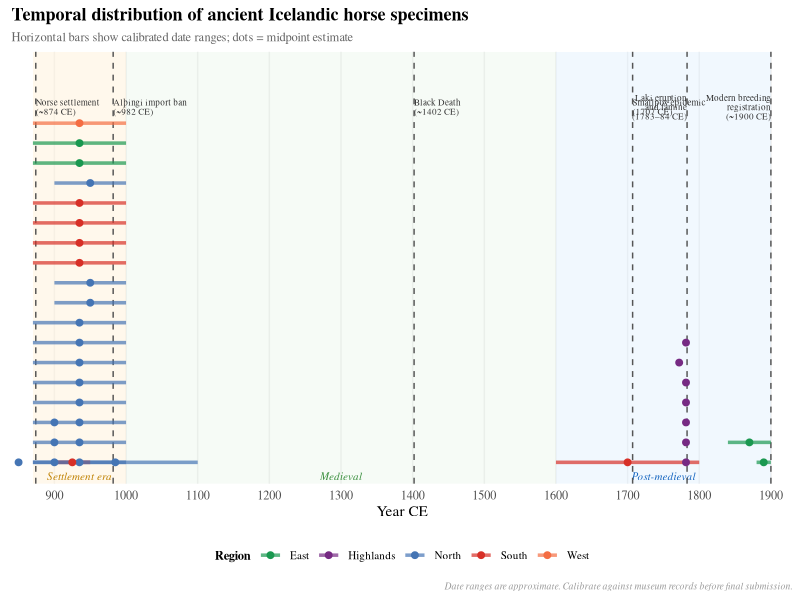
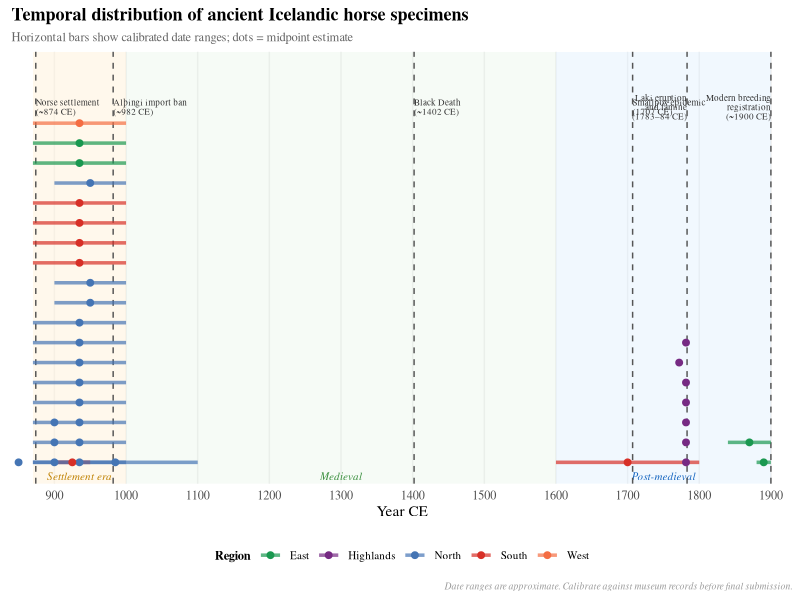
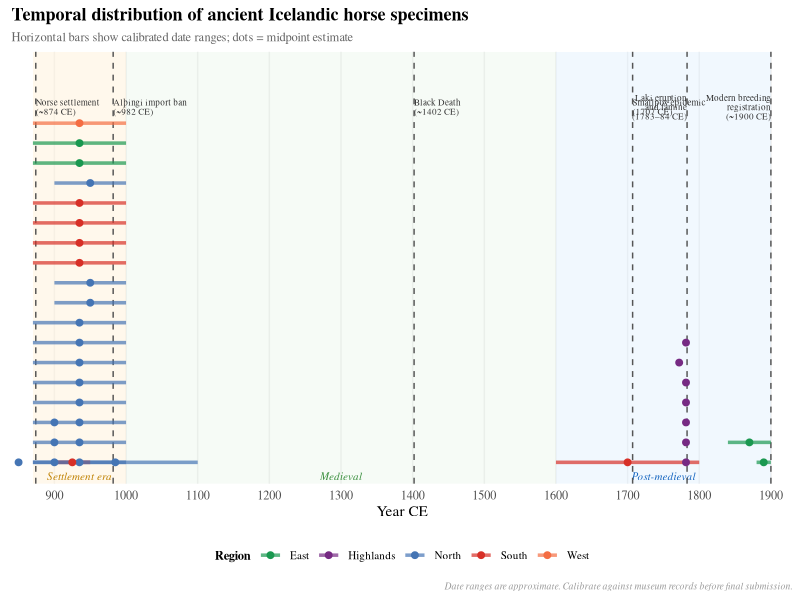

Recreate these plots in R, in order.
## Figure 2 — Temporal timeline of sampling and key historical events
## Packages: ggplot2, ggrepel
##
## Install once:
## install.packages(c("ggplot2", "ggrepel"))

library(ggplot2)
library(ggrepel)

# ── SPECIMEN DATA ─────────────────────────────────────────────────────────────
# date_min / date_max: calibrated date range in CE years
# date_mid: midpoint used for plotting
# For undated specimens, use the site's general period

specimens <- data.frame(
  site     = c(
    # Settlement-era kuml sites (870–1000 CE)
    "Dalvík/Brimnes",  "Dalvík/Brimnes",      # two specimens
    "Enni",
    "Glaumbær",        "Glaumbær",  "Glaumbær",
    "Stærri-Árskógur",
    "Granastaðir",     "Granastaðir",
    "Grímsstaðir/Mývatn", "Grímsstaðir/Mývatn",
    "Sílastaðir",      "Sílastaðir",
    "Hemla",
    "Traðarholt",
    "Álfsstaðir",
    "Lækur/Flói",
    "Reykjasel",
    "Hrífunes",
    "Hafurbjarnarstaðir",
    # East Iceland — settlement
    "Fjörður/Seyðisfjörður",
    "Papey",
    # West Iceland
    "Böggvisstaðir",
    # Undated settlement-era
    "Sturluflötur",
    "Berufjörður",     # 1898 post-medieval date on inventory
    # Post-medieval
    "Niðurföll",
    "Snæhvammur/Breiðdalur",
    # Laki era
    "Kjalvegur", "Kjalvegur", "Kjalvegur",
    "Kjalvegur", "Kjalvegur",
    "Eyvindarveri",
    "Beinahóll/Kjölur"
  ),
  date_min = c(
    870, 870,
    870,
    800, 800, 800,
    870,
    870, 870,
    870, 870,
    900, 900,
    870,
    870,
    870,
    870,
    800,
    900,
    900,
    870,
    870,
    870,
    870,
    1880,
    1600,
    1840,
    1778, 1778, 1778, 1778, 1778,
    1770,
    1778
  ),
  date_max = c(
    1000, 1000,
    1000,
    1000, 1000, 1000,
    1000,
    1000, 1000,
    1000, 1000,
    1000, 1000,
    1000,
    1000,
    1000,
    1000,
    900,
    950,
    1000,
    1000,
    1000,
    1000,
    1100,
    1900,
    1800,
    1900,
    1785, 1785, 1785, 1785, 1785,
    1774,
    1785
  ),
  region = c(
    "North", "North",
    "North",
    "North", "North", "North",
    "North",
    "North", "North",
    "North", "North",
    "North", "North",
    "South",
    "South",
    "South",
    "South",
    "North",
    "South",
    "North",
    "East",
    "East",
    "West",
    "North",
    "East",
    "South",
    "East",
    "Highlands", "Highlands", "Highlands", "Highlands", "Highlands",
    "Highlands",
    "Highlands"
  ),
  stringsAsFactors = FALSE
)

specimens$date_mid <- (specimens$date_min + specimens$date_max) / 2

# ── HISTORICAL EVENTS ─────────────────────────────────────────────────────────
events <- data.frame(
  year  = c(874, 982, 1402, 1707, 1783, 1900),
  label = c(
    "Norse settlement\n(~874 CE)",
    "Alþingi import ban\n(~982 CE)",
    "Black Death\n(~1402 CE)",
    "Smallpox epidemic\n(1707 CE)",
    "Laki eruption\nand famine\n(1783–84 CE)",
    "Modern breeding\nregistration\n(~1900 CE)"
  ),
  hjust = c(0, 0, 0, 0, 1, 1),   # label alignment: 0=right of line, 1=left
  stringsAsFactors = FALSE
)

# ── REGION COLOURS ────────────────────────────────────────────────────────────
region_colours <- c(
  "North"     = "#4575b4",
  "South"     = "#d73027",
  "East"      = "#1a9850",
  "West"      = "#f46d43",
  "Highlands" = "#762a83"
)

# ── BUILD PLOT ────────────────────────────────────────────────────────────────
# Assign y positions — stagger specimens at similar dates to avoid overlap
set.seed(42)
specimens$y <- ave(specimens$date_mid, cut(specimens$date_mid, 50),
                   FUN = function(x) seq_along(x))

p <- ggplot() +

  # --- shaded time period bands ---
  annotate("rect", xmin = 870,  xmax = 1000, ymin = -Inf, ymax = Inf,
           fill = "#FFF3E0", alpha = 0.6) +
  annotate("rect", xmin = 1000, xmax = 1600, ymin = -Inf, ymax = Inf,
           fill = "#E8F5E9", alpha = 0.4) +
  annotate("rect", xmin = 1600, xmax = 1900, ymin = -Inf, ymax = Inf,
           fill = "#E3F2FD", alpha = 0.5) +
  annotate("text", x = 935,  y = 0.3, label = "Settlement era",
           size = 2.8, colour = "#BF8000", fontface = "italic", family = "serif") +
  annotate("text", x = 1300, y = 0.3, label = "Medieval",
           size = 2.8, colour = "#388E3C", fontface = "italic", family = "serif") +
  annotate("text", x = 1750, y = 0.3, label = "Post-medieval",
           size = 2.8, colour = "#1565C0", fontface = "italic", family = "serif") +

  # --- historical event lines ---
  geom_vline(data = events, aes(xintercept = year),
             linetype = "dashed", colour = "#555555", linewidth = 0.5) +
  geom_text(data = events,
            aes(x = year, y = max(specimens$y) + 0.8, label = label, hjust = hjust),
            size = 2.3, colour = "#333333", family = "serif", lineheight = 0.85) +

  # --- specimen ranges as horizontal segments ---
  geom_segment(
    data = specimens,
    aes(x = date_min, xend = date_max, y = y, yend = y, colour = region),
    linewidth = 1.2, alpha = 0.7
  ) +

  # --- midpoint dots ---
  geom_point(
    data = specimens,
    aes(x = date_mid, y = y, colour = region),
    size = 2, shape = 19
  ) +

  scale_colour_manual(values = region_colours, name = "Region") +

  scale_x_continuous(
    breaks = seq(900, 1900, by = 100),
    limits = c(840, 1930),
    expand = c(0, 0)
  ) +
  scale_y_continuous(expand = expansion(mult = c(0.02, 0.15))) +

  labs(
    title    = "Temporal distribution of ancient Icelandic horse specimens",
    subtitle = "Horizontal bars show calibrated date ranges; dots = midpoint estimate",
    x        = "Year CE",
    y        = NULL,
    caption  = "Date ranges are approximate. Calibrate against museum records before final submission."
  ) +
  theme_minimal(base_family = "serif") +
  theme(
    plot.title      = element_text(size = 13, face = "bold"),
    plot.subtitle   = element_text(size = 9, colour = "grey40"),
    plot.caption    = element_text(size = 7, colour = "grey60", face = "italic"),
    axis.text.y     = element_blank(),
    axis.ticks.y    = element_blank(),
    panel.grid.major.y = element_blank(),
    panel.grid.minor   = element_blank(),
    legend.position    = "bottom",
    legend.title       = element_text(size = 9, face = "bold"),
    legend.text        = element_text(size = 8)
  )

print(p)

# ── SAVE ─────────────────────────────────────────────────────────────────────
ggsave("figure2_timeline.pdf", plot = p, width = 22, height = 12, units = "cm", dpi = 300)
ggsave("figure2_timeline.png", plot = p, width = 22, height = 12, units = "cm", dpi = 300)
message("Saved figure2_timeline.pdf and .png")
